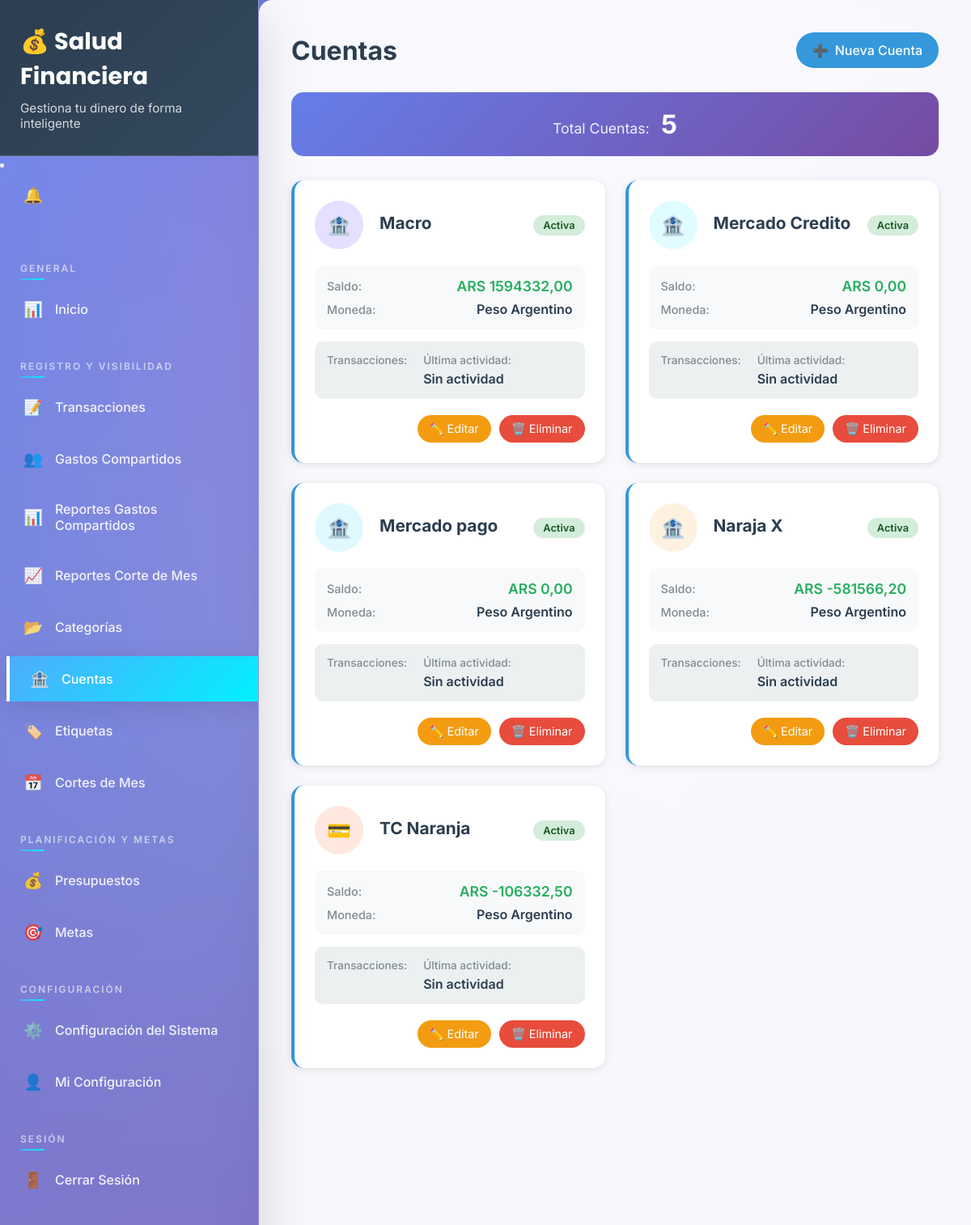
The app's page /finanzas/cuentas/ (signed in) with its own data.
### finanzas/models.py (models this page shows, shortened)
class Cuenta(models.Model):
    TIPO_CUENTA_CHOICES = [
        ('efectivo', 'Efectivo'),
        ('cuenta_bancaria', 'Cuenta Bancaria'),
        ('tarjeta_credito', 'Tarjeta de Crédito'),
        ('tarjeta_debito', 'Tarjeta de Débito'),
        ('billetera_virtual', 'Billetera Virtual'),
        ('cuenta_inversion', 'Cuenta de Inversión'),
        ('otro', 'Otro'),
    ]
    MONEDA_CHOICES = [
        ('ARS', 'Peso Argentino'),
        ('USD', 'Dólar Estadounidense'),
        ('EUR', 'Euro'),
        ('BRL', 'Real Brasileño'),
        ('CLP', 'Peso Chileno'),
        ('COP', 'Peso Colombiano'),
        ('MXN', 'Peso Mexicano'),
        ('PEN', 'Sol Peruano'),
        ('UYU', 'Peso Uruguayo'),
        ('VES', 'Bolívar Venezolano'),
    ]
    nombre = models.CharField(max_length=100)
    tipo_cuenta = models.CharField(max_length=20, choices=TIPO_CUENTA_CHOICES, default='efectivo')
    moneda = models.CharField(max_length=3, choices=MONEDA_CHOICES, default='ARS')
    saldo_inicial = models.DecimalField(max_digits=12, decimal_places=2, default=0)
    saldo_actual = models.DecimalField(max_digits=12, decimal_places=2, default=0)
    icono = models.CharField(max_length=50, default='💳')
    color = models.CharField(max_length=7, default='#2ecc71')
    descripcion = models.TextField(blank=True, null=True)
    institucion_financiera = models.CharField(max_length=100, blank=True, null=True)
    usuario = models.ForeignKey(User, on_delete=models.CASCADE, related_name='cuentas')
    activa = models.BooleanField(default=True)
    fecha_creacion = models.DateTimeField(auto_now_add=True)
    fecha_cierre = models.DateField(null=True, blank=True)
    fecha_vencimiento = models.DateField(null=True, blank=True)
    limite_credito = models.DecimalField(max_digits=12, decimal_places=2, null=True, blank=True)
    class Meta:
        ordering = ['nombre']
    @property
    def saldo(self):
        return self.saldo_actual

### finanzas/views.py (the view)
# urls.py: path('cuentas/', views.cuentas_lista, name='cuentas_lista'),
@login_required(login_url='/finanzas/')
def cuentas_lista(request):
    cuentas = Cuenta.objects.filter(usuario=request.user).order_by('nombre')
    context = {
        'cuentas': cuentas,
    }
    return render(request, 'cuentas/lista.html', context)

### finanzas/context_processors.py (called while the page is built)
def notificaciones_no_leidas(request):
    if request.user.is_authenticated:
        count = Notificacion.objects.filter(usuario=request.user, leida=False).count()
        return {'notificaciones_no_leidas_count': count}
    return {'notificaciones_no_leidas_count': 0}

### finanzas/templates/cuentas/lista.html (shortened to what this page needs)
{% extends 'base/base.html' %}
{% block content %}
<div class="accounts-container">
    <div class="page-header">
        <h1>Cuentas</h1>
        <a href="{% url 'cuenta_crear' %}" class="btn-primary">
            <span>➕</span> Nueva Cuenta
        </a>
    </div>
    <div class="summary-section">
        <div class="summary-card">
            <span class="summary-label">Total Cuentas:</span>
            <span class="summary-value">{{ cuentas.count }}</span>
        </div>
    </div>
    {% if cuentas %}
        <div class="accounts-grid">
            {% for cuenta in cuentas %}
            <div class="account-card">
                <div class="account-header">
                    <div class="account-icon" style="background-color: {{ cuenta.color }}20; color: {{ cuenta.color }};">
                        {{ cuenta.icono }}
                    </div>
                    <div class="account-info">
                        <h3>{{ cuenta.nombre }}</h3>
                    </div>
                    <div class="account-status {% if cuenta.activa %}active{% else %}inactive{% endif %}">
                        {% if cuenta.activa %}Activa{% else %}Inactiva{% endif %}
                    </div>
                </div>
                <div class="account-details">
                    <div class="detail-item">
                        <span class="detail-label">Saldo:</span>
                        <span class="detail-value balance">{{ cuenta.moneda }} {{ cuenta.saldo|floatformat:2 }}</span>
                    </div>
                    <div class="detail-item">
                        <span class="detail-label">Moneda:</span>
                        <span class="detail-value">{{ cuenta.get_moneda_display }}</span>
                    </div>
                </div>
                <div class="account-stats">
                    <div class="stat-item">
                        <span class="stat-label">Transacciones:</span>
                    </div>
                    <div class="stat-item">
                        <span class="stat-label">Última actividad:</span>
                        <span class="stat-value">
                            {% if cuenta.transaccion_set.last %}
                                {{ cuenta.transaccion_set.last.fecha|date:"d/m/Y" }}
                            {% else %}
                                Sin actividad
                            {% endif %}
                        </span>
                    </div>
                </div>
                <div class="account-actions">
                    <a href="{% url 'cuenta_editar' cuenta.pk %}" class="btn-edit">✏️ Editar</a>
                    <a href="{% url 'cuenta_eliminar' cuenta.pk %}" class="btn-delete">🗑️ Eliminar</a>
                </div>
            </div>
            {% endfor %}
        </div>
    {% endif %}
</div>
{% endblock %}

### finanzas/templates/base/base.html (style rules this page uses)
:root { --primary-gradient: linear-gradient(135deg, #667eea 0%, #764ba2 100%); --secondary-gradient: linear-gradient(135deg, #f093fb 0%, #f5576c 100%); --success-gradient: linear-gradient(135deg, #4facfe 0%, #00f2fe 100%); --warning-gradient: linear-gradient(135deg, #fa709a 0%, #fee140 100%); --danger-gradient: linear-gradient(135deg, #ff9a9e 0%, #fecfef 100%); --dark-gradient: linear-gradient(135deg, #2c3e50 0%, #34495e 100%); --glass-bg: rgba(255, 255, 255, 0.1); --glass-border: rgba(255, 255, 255, 0.2); --shadow-soft: 0 8px 32px rgba(0, 0, 0, 0.1); --shadow-strong: 0 20px 60px rgba(0, 0, 0, 0.15); --border-radius: 16px; --transition: all 0.3s cubic-bezier(0.4, 0, 0.2, 1); }
* { margin: 0; padding: 0; box-sizing: border-box; }
body { font-family: 'Inter', -apple-system, BlinkMacSystemFont, 'Segoe UI', Roboto, sans-serif; background: var(--primary-gradient); min-height: 100vh; overflow-x: hidden; position: relative; }
body::before { content: ''; position: fixed; top: 0; left: 0; width: 100%; height: 100%; background-image: radial-gradient(circle at 20% 80%, rgba(120, 119, 198, 0.3) 0%, transparent 50%), radial-gradient(circle at 80% 20%, rgba(255, 119, 198, 0.3) 0%, transparent 50%), radial-gradient(circle at 40% 40%, rgba(120, 219, 255, 0.2) 0%, transparent 50%); pointer-events: none; z-index: -1; animation: float 20s ease-in-out infinite; }

### finanzas/templates/cuentas/lista.html (style rules this page uses)
.accounts-container { max-width: 1200px; margin: 0 auto; }
.page-header { display: flex; justify-content: space-between; align-items: center; margin-bottom: 30px; }
.page-header h1 { margin: 0; color: #2c3e50; }
.btn-primary { display: flex; align-items: center; gap: 8px; background: #3498db; color: white; padding: 12px 20px; border-radius: 25px; text-decoration: none; font-weight: 500; transition: background 0.3s ease; }
.summary-section { margin-bottom: 30px; }
.summary-card { background: linear-gradient(135deg, #667eea 0%, #764ba2 100%); color: white; padding: 20px; border-radius: 15px; text-align: center; }
.summary-label { font-size: 1.1rem; opacity: 0.9; }
.summary-value { font-size: 2rem; font-weight: bold; margin-left: 10px; }
.accounts-grid { display: grid; grid-template-columns: repeat(auto-fill, minmax(380px, 1fr)); gap: 25px; }
.account-card { background: white; padding: 25px; border-radius: 15px; box-shadow: 0 2px 10px rgba(0,0,0,0.1); transition: transform 0.3s ease; border-left: 4px solid #3498db; }
.account-header { display: flex; align-items: center; gap: 20px; margin-bottom: 20px; }
.account-icon { width: 60px; height: 60px; border-radius: 50%; display: flex; align-items: center; justify-content: center; font-size: 1.5rem; font-weight: bold; }
.account-info { flex: 1; }
.account-info h3 { margin: 0 0 5px 0; color: #2c3e50; font-size: 1.3rem; }
.account-status { padding: 5px 12px; border-radius: 20px; font-size: 0.8rem; font-weight: 600; }
.account-status.active { background: #d4edda; color: #155724; }
.account-details { background: #f8f9fa; padding: 15px; border-radius: 10px; margin-bottom: 15px; }
.detail-item { display: flex; justify-content: space-between; align-items: center; margin-bottom: 8px; }
.detail-item:last-child { margin-bottom: 0; }
.detail-label { font-size: 0.9rem; color: #7f8c8d; font-weight: 500; }
.detail-value { font-weight: 600; color: #2c3e50; }
.detail-value.balance { font-size: 1.1rem; color: #27ae60; }
.account-stats { display: flex; gap: 20px; margin-bottom: 20px; padding: 15px; background: #ecf0f1; border-radius: 10px; }
.stat-item { display: flex; flex-direction: column; gap: 5px; }
.stat-label { font-size: 0.85rem; color: #7f8c8d; font-weight: 500; }
.stat-value { font-weight: 600; color: #2c3e50; }
.account-actions { display: flex; gap: 10px; justify-content: flex-end; }
.btn-edit, .btn-delete { padding: 8px 15px; border-radius: 20px; text-decoration: none; font-size: 0.9rem; transition: all 0.3s ease; }
.btn-edit { background: #f39c12; color: white; }
.btn-delete { background: #e74c3c; color: white; }

### records on screen
Cuenta: icono "🏦", nombre "Macro", activa "Activa", moneda "ARS", saldo "1594332,00", moneda "Peso Argentino"
Cuenta: icono "🏦", nombre "Mercado Credito", activa "Activa", moneda "ARS", saldo "0,00", moneda "Peso Argentino"
Cuenta: icono "🏦", nombre "Mercado pago", activa "Activa", moneda "ARS", saldo "0,00", moneda "Peso Argentino"
Cuenta: icono "🏦", nombre "Naraja X", activa "Activa", moneda "ARS", saldo "-581566,20", moneda "Peso Argentino"
Cuenta: icono "💳", nombre "TC Naranja", activa "Activa", moneda "ARS", saldo "-106332,50", moneda "Peso Argentino"

### other values on screen
{{ cuentas.count }} "5"
